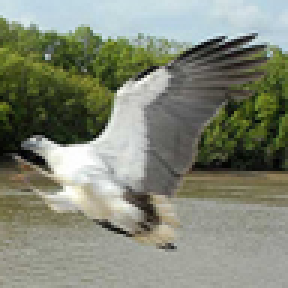
#> input picture datasets/train_images/train_image_png_1072.png, 96 x 96 px, found by its file name (shown 3 times larger); its folder holds 4 pictures in this run
$ jupyter execute --allow-errors DBscan_Tecnica.ipynb
#> lines starting #> are read from the running program, lines starting #| are printed output that depends on the picture
# 🧪 Clustering con DBSCAN sobre STL-10 (sin embeddings)

## 🎯 Objetivo
Aplicar la técnica de **DBSCAN** sobre imágenes del dataset **STL-10**, utilizando preprocesamiento clásico sin redes neuronales profundas. El objetivo es identificar agrupaciones de imágenes similares y detectar ruido estructural.

---

[cell 1]
import os
import numpy as np
from PIL import Image
from sklearn.decomposition import PCA
from sklearn.preprocessing import StandardScaler
from sklearn.cluster import DBSCAN
from sklearn.neighbors import KNeighborsClassifier
from sklearn.manifold import TSNE
import matplotlib.pyplot as plt
from collections import Counter

## 🧱 Estructura del pipeline

1. **Carga de imágenes** STL-10 (train).
2. **Preprocesamiento**: aplanado y normalización.
3. **Reducción de dimensionalidad** con PCA.
4. **Aplicación de DBSCAN**.
5. **Entrenamiento de KNN** sobre puntos núcleo.
6. **Visualización en 2D** con TSNE.
7. **Muestreo de imágenes por cluster** y ruido.

## 🖼️ Preprocesamiento de imágenes

- Imágenes cargadas desde `train_images`.
- Redimensionadas a `96x96`.
- Aplanadas en vectores de tamaño `27648`.
- Normalizadas a valores entre `[0, 1]`.

[cell 2]
def load_images_from_folder(folder_path, image_size=(96, 96), limit=5000):
#> called with folder_path = 'D:/IMPORTANTE/DataSTL-10/train_images', image_size = (96, 96), limit = 5000
    images = []
    files = sorted(os.listdir(folder_path))[:limit]
    for filename in files:
        try:
            img_path = os.path.join(folder_path, filename)
            img = Image.open(img_path).convert('RGB').resize(image_size)
#> img is the input picture: PIL image 96x96 RGB; mean R, G, B 129.3, 134.5, 118.1
            images.append(np.array(img))
        except Exception as e:
            print(f"Error: {e}")
    return np.array(images)

# Cambiá el path a tu ruta local
train_dir = 'D:/IMPORTANTE/DataSTL-10/train_images'
X_imgs = load_images_from_folder(train_dir)
print("Imágenes cargadas:", X_imgs.shape)
#| Imágenes cargadas: (4, 96, 96, 3)

[cell 3]
# De (5000, 96, 96, 3) a (5000, 27648)
X_flat = X_imgs.reshape((X_imgs.shape[0], -1)).astype('float32') / 255.0
print("Shape aplanado:", X_flat.shape)
#| Shape aplanado: (4, 27648)

## 📉 Reducción de dimensionalidad

Se aplicó **PCA** para reducir de `27648` a `50` dimensiones, conservando la varianza principal sin perder la estructura general de las imágenes.

[cell 4]
pca = PCA(n_components=50, random_state=42)
#> (the rest of this cell did not finish here and is left out)

[cell 5]
scaler = StandardScaler()
#> (the rest of this cell did not finish here and is left out)

## 🧠 Clustering con DBSCAN

Parámetros usados:
- `eps = 3.0`
- `min_samples = 5`

El modelo DBSCAN se ajustó sobre el espacio PCA estandarizado (`StandardScaler`), y se analizaron los siguientes resultados:

[cell 6]
dbscan = DBSCAN(eps=3.0, min_samples=5)  # Ajustado para dar clusters
#> (the rest of this cell did not finish here and is left out)

## 🧬 Verificación de puntos núcleo en DBSCAN

Una vez ejecutado DBSCAN, es importante identificar cuántos puntos fueron considerados **núcleo** (core points). Estos puntos son los que cumplen con el criterio de `min_samples` dentro del radio `eps`.

En DBSCAN, los puntos se clasifican como:
- **Core**: tienen suficientes vecinos.
- **Border**: no tienen suficientes vecinos pero están cerca de un core.
- **Ruido**: están aislados (`label = -1`).

Usamos el atributo `core_sample_indices_` para obtener los índices de los puntos núcleo:

#> (a cell that did not finish here is left out)

## 🤝 Entrenamiento de KNN sobre puntos núcleo de DBSCAN

Una vez identificado el conjunto de puntos núcleo (`core_sample_indices_`), se puede utilizar esta base densa como un conjunto confiable para entrenar un clasificador **K-Nearest Neighbors (KNN)**.

El objetivo es **extender la capacidad de predicción de etiquetas** a nuevos puntos no vistos, utilizando la geometría inferida por DBSCAN.

#> (a cell that did not finish here is left out)

## 🎨 Visualización del Clustering con TSNE

Para interpretar visualmente los resultados del clustering aplicado con DBSCAN, se utiliza la técnica de reducción de dimensionalidad **t-SNE (t-Distributed Stochastic Neighbor Embedding)**. Esta técnica permite proyectar datos de alta dimensión en un espacio bidimensional, **conservando relaciones locales**, lo que la hace ideal para visualizar clusters.

#> (a cell that did not finish here is left out)

[cell 10]
from sklearn.decomposition import PCA

pca_2d = PCA(n_components=2, random_state=42)
X_2d = pca_2d.fit_transform(X_flat)  # <- tus imágenes ya aplanadas y normalizadas

[cell 11]
X_scaled_2d = StandardScaler().fit_transform(X_2d)

dbscan2 = DBSCAN(eps=0.5, min_samples=5)
labels2 = dbscan2.fit_predict(X_scaled_2d)

core_2d = dbscan2.core_sample_indices_
X_core_2d = dbscan2.components_
y_core_2d = labels2[core_2d]

[cell 12]
knn = KNeighborsClassifier(n_neighbors=50)
#> (the rest of this cell did not finish here and is left out)

[cell 13]
X_new = np.array([
    [-0.5, 0],
    [0, 0.5],
    [1, -0.1],
    [2, -1]
])

## 🧭 Visualización de fronteras de decisión con KNN

Después de entrenar un modelo **KNN sobre los puntos núcleo de DBSCAN**, se implementa una visualización de las **fronteras de decisión** para interpretar cómo este modelo propaga las etiquetas a nuevas regiones del espacio.

La función `plot_decision_boundaries` genera un mapa de decisión donde cada zona está coloreada según la clase asignada por KNN.

[cell 14]
def plot_decision_boundaries(clf, X, h=0.2, padding=0.5):
#> called with X = array of shape (4, 2), h = 0.2, padding = 0.5
    x_min, x_max = X[:, 0].min() - padding, X[:, 0].max() + padding
    y_min, y_max = X[:, 1].min() - padding, X[:, 1].max() + padding
    xx, yy = np.meshgrid(np.arange(x_min, x_max, h),
                         np.arange(y_min, y_max, h))
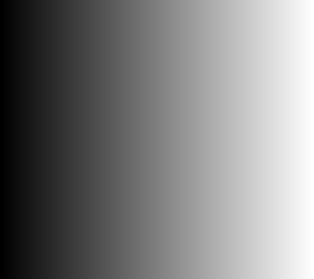
#> xx: shape (279, 314) float64; min -42.41, max 20.19, mean -11.1; drawn with min black and max white
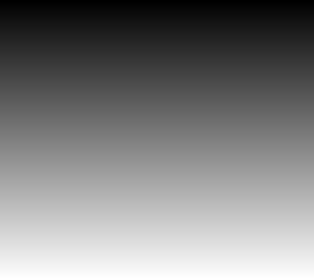
#> yy: shape (279, 314) float64; min -30.16, max 25.44, mean -2.4; drawn with min black and max white
    Z = clf.predict(np.c_[xx.ravel(), yy.ravel()])
    Z = Z.reshape(xx.shape)

    plt.contourf(xx, yy, Z, alpha=0.3, cmap=plt.cm.Paired)
